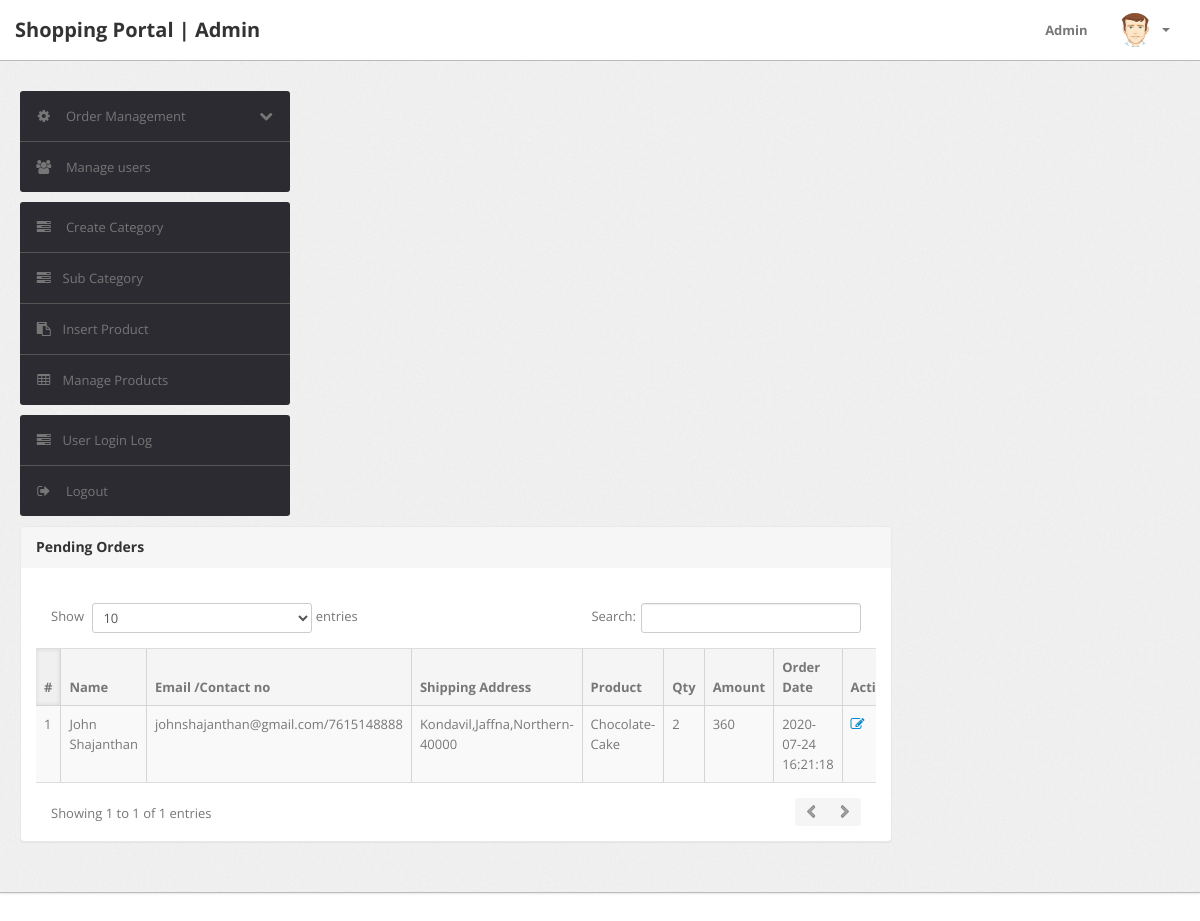
/admin/pending-orders.php (signed in), run on the app's committed database.
### tables this page shows
CREATE TABLE `orders` (
  `id` int(11) NOT NULL,
  `userId` int(11) DEFAULT NULL,
  `productId` varchar(255) DEFAULT NULL,
  `quantity` int(11) DEFAULT NULL,
  `orderDate` timestamp NOT NULL DEFAULT CURRENT_TIMESTAMP,
  `paymentMethod` varchar(50) DEFAULT NULL,
  `orderStatus` varchar(55) DEFAULT NULL
);

CREATE TABLE `users` (
  `id` int(11) NOT NULL,
  `name` varchar(255) DEFAULT NULL,
  `email` varchar(255) DEFAULT NULL,
  `contactno` bigint(11) DEFAULT NULL,
  `password` varchar(255) DEFAULT NULL,
  `shippingAddress` longtext,
  `shippingState` varchar(255) DEFAULT NULL,
  `shippingCity` varchar(255) DEFAULT NULL,
  `shippingPincode` int(11) DEFAULT NULL,
  `billingAddress` longtext,
  `billingState` varchar(255) DEFAULT NULL,
  `billingCity` varchar(255) DEFAULT NULL,
  `billingPincode` int(11) DEFAULT NULL,
  `regDate` timestamp NOT NULL DEFAULT CURRENT_TIMESTAMP,
  `updationDate` varchar(255) DEFAULT NULL
);

CREATE TABLE `products` (
  `id` int(11) NOT NULL,
  `category` int(11) NOT NULL,
  `subCategory` int(11) DEFAULT NULL,
  `productName` varchar(255) DEFAULT NULL,
  `productCompany` varchar(255) DEFAULT NULL,
  `productPrice` int(11) DEFAULT NULL,
  `productPriceBeforeDiscount` int(11) DEFAULT NULL,
  `productDescription` longtext,
  `productImage1` varchar(255) DEFAULT NULL,
  `productImage2` varchar(255) DEFAULT NULL,
  `productImage3` varchar(255) DEFAULT NULL,
  `shippingCharge` int(11) DEFAULT NULL,
  `productAvailability` varchar(255) DEFAULT NULL,
  `postingDate` timestamp NULL DEFAULT CURRENT_TIMESTAMP,
  `updationDate` varchar(255) DEFAULT NULL
);

### admin/pending-orders.php (the view, shortened to what this page needs)
<?php
include('include/config.php');
if(strlen($_SESSION['alogin'])==0)
	{
header('location:index.php');
}
else{
?>
<!DOCTYPE html>
<html lang="en">
<head>
	<link type="text/css" href="bootstrap/css/bootstrap.min.css" rel="stylesheet">
	<link type="text/css" href="bootstrap/css/bootstrap-responsive.min.css" rel="stylesheet">
	<link type="text/css" href="css/theme.css" rel="stylesheet">
	<link type="text/css" href="images/icons/css/font-awesome.css" rel="stylesheet">
</head>
<body>
<?php include('include/header.php');?>
	<div class="wrapper">
		<div class="container-fluid">
			<div class="row">
<?php include('include/sidebar.php');?>
			<div class="span9">
					<div class="content">
	<div class="module" style="width:100%;">
							<div class="module-head">
								<h3>Pending Orders</h3>
							</div>
							<div class="module-body">
									<br />
								<table cellpadding="0" cellspacing="0" border="0" class="datatable-1 table table-bordered table-striped	 display table-responsive" >
									<thead>
										<tr>
											<th>#</th>
											<th> Name</th>
											<th>Email /Contact no</th>
											<th>Shipping Address</th>
											<th>Product </th>
											<th>Qty </th>
											<th>Amount </th>
											<th>Order Date</th>
											<th>Action</th>
										</tr>
									</thead>
<tbody>
<?php
$status='Delivered';
$query=mysqli_query($con,"select users.name as username,users.email as useremail,users.contactno as usercontact,users.shippingAddress as shippingaddress,users.shippingCity as shippingcity,users.shippingState as shippingstate,users.shippingPincode as shippingpincode,products.productName as productname,products.shippingCharge as shippingcharge,orders.quantity as quantity,orders.orderDate as orderdate,products.productPrice as productprice,orders.id as id  from orders join users on  orders.userId=users.id join products on products.id=orders.productId where orders.	orderStatus!='$status' or orders.orderStatus is null");
$cnt=1;
while($row=mysqli_fetch_array($query))
{
?>
										<tr>
											<td><?php echo htmlentities($cnt);?></td>
											<td><?php echo htmlentities($row['username']);?></td>
<td><?php echo htmlentities($row['useremail']);?>/<?php echo htmlentities($row['usercontact']);?></td>
<td><?php echo htmlentities($row['shippingaddress'].",".$row['shippingcity'].",".$row['shippingstate']."-".$row['shippingpincode']);?></td>
											<td><?php echo htmlentities($row['productname']);?></td>
											<td><?php echo htmlentities($row['quantity']);?></td>
											<td><?php echo htmlentities($row['quantity']*$row['productprice']+$row['shippingcharge']);?></td>
											<td><?php echo htmlentities($row['orderdate']);?></td>
											<td>   <a href="updateorder.php?oid=<?php echo htmlentities($row['id']);?>" title="Update order" target="_blank"><i class="icon-edit"></i></a>
											</td>
											</tr>
										<?php $cnt=$cnt+1; } ?>
										</tbody>
								</table>
							</div>
						</div>
					</div>
				</div>
			</div>
		</div>
	</div>
<?php include('include/footer.php');?>
</body>
<?php } ?>

### admin/css/theme.css (style rules this page uses)
body { font-size: 13px; font-family: 'Open Sans', Arial, sans-serif; background: #fff; color: #777 }
h1, h2, h3, h4, h5, h6 { color: #333; margin-top: 0 }
h3 { font-size: 20px }
.wrapper { background: url(../images/bg.png) #eee; border-bottom: 1px solid #bbb; -webkit-box-shadow: 0 1px 2px rgba(0,0,0,0.1); -moz-box-shadow: 0 1px 2px rgba(0,0,0,0.1); box-shadow: 0 1px 2px rgba(0,0,0,0.1); padding: 30px 0 }
body [class^="icon-"], body [class*=" icon-"] { font-size: 14px; line-height: 20px; height: 20px }
.module { background: #fff; -webkit-border-radius: 3px; -moz-border-radius: 3px; border-radius: 3px; border: 1px solid #ccc; border-bottom-color: #bbb; -webkit-box-shadow: 0 0 1px rgba(0,0,0,0.2); -moz-box-shadow: 0 0 1px rgba(0,0,0,0.2); box-shadow: 0 0 1px rgba(0,0,0,0.2); margin-bottom: 30px }
.table { margin-bottom: 0 }
.table th, .table td { border-color: #d5d5d5!important }
.table-bordered thead:first-child tr:first-child>th:first-child, .table-bordered tbody:first-child tr:first-child>td:first-child { -webkit-border-top-left-radius: 2px; -moz-border-radius-topleft: 2px; border-top-left-radius: 2px }
.table-bordered thead:first-child tr:first-child>th:last-child, .table-bordered tbody:first-child tr:first-child>td:last-child { -webkit-border-top-right-radius: 2px; -moz-border-radius-topright: 2px; border-top-right-radius: 2px }
.table-bordered thead:last-child tr:last-child>th:first-child, .table-bordered tbody:last-child tr:last-child>td:first-child, .table-bordered tfoot:last-child tr:last-child>td:first-child { -webkit-border-bottom-left-radius: 2px; -moz-border-radius-bottomleft: 2px; border-bottom-left-radius: 2px }
.table-bordered thead:last-child tr:last-child>th:last-child, .table-bordered tbody:last-child tr:last-child>td:last-child, .table-bordered tfoot:last-child tr:last-child>td:last-child { -webkit-border-bottom-right-radius: 2px; -moz-border-radius-bottomright: 2px; border-bottom-right-radius: 2px }
.module { box-shadow: 0 0 3px rgba(0,0,0,.1); border-color: #e9e9e9; margin-bottom: 20px; background-color: #fff; border-radius: 4px; -webkit-box-shadow: 0 1px 1px rgba(0,0,0,.05); box-shadow: 0 1px 1px rgba(0,0,0,.05); }
.module-head { color: #767676; background-color: #f6f6f6; border-color: #e9e9e9; padding: 10px 15px; border-bottom: 1px solid transparent; border-top-right-radius: 3px; border-top-left-radius: 3px; }
.module-head h3 { font-size: 14px; line-height: 20px; height: 20px; margin: 0 }
.module-body { padding: 15px }
.dataTables_wrapper table th { background: #f5f5f5; cursor: pointer }
.dataTables_wrapper table th.sorting_asc, .dataTables_wrapper table th.sorting_desc { background: #f0f0f0; -webkit-box-shadow: 0 0 5px rgba(0,0,0,0.1) inset; -moz-box-shadow: 0 0 5px rgba(0,0,0,0.1) inset; box-shadow: 0 0 5px rgba(0,0,0,0.1) inset }
.dataTables_wrapper .table-bordered { -webkit-border-radius: 0; -moz-border-radius: 0; border-radius: 0; border-left: 0; border-right: 0 }
.dataTables_wrapper .table-bordered thead tr>th:first-child, .dataTables_wrapper .table-bordered tbody tr>td:first-child, .dataTables_wrapper .table-bordered tfoot tr>td:first-child, .dataTables_wrapper .table-bordered tfoot tr>th:first-child { border-left: 0 }
.dataTables_wrapper .table-bordered thead:first-child tr:first-child>th:first-child, .dataTables_wrapper .table-bordered tbody:first-child tr:first-child>td:first-child { -webkit-border-top-left-radius: 0; -moz-border-radius-topleft: 0; border-top-left-radius: 0 }
.dataTables_wrapper .table-bordered thead:first-child tr:first-child>th:last-child, .dataTables_wrapper .table-bordered tbody:first-child tr:first-child>td:last-child { -webkit-border-top-right-radius: 0; -moz-border-radius-topright: 0; border-top-right-radius: 0 }
.dataTables_wrapper .table-bordered thead:last-child tr:last-child>th:first-child, .dataTables_wrapper .table-bordered tbody:last-child tr:last-child>td:first-child, .dataTables_wrapper .table-bordered tfoot:last-child tr:last-child>td:first-child { -webkit-border-bottom-left-radius: 0; -moz-border-radius-bottomleft: 0; border-bottom-left-radius: 0 }
.dataTables_wrapper .table-bordered thead:last-child tr:last-child>th:last-child, .dataTables_wrapper .table-bordered tbody:last-child tr:last-child>td:last-child, .dataTables_wrapper .table-bordered tfoot:last-child tr:last-child>td:last-child { -webkit-border-bottom-right-radius: 0; -moz-border-radius-bottomright: 0; border-bottom-right-radius: 0 }

### data on the page
orders: userId.name "John Shajanthan", userId.email "johnshajanthan@gmail.com", userId.contactno "7615148888", userId.shippingPincode "Kondavil,Jaffna,Northern-40000", productId.productName "Chocolate-Cake", quantity "2", $row['quantity']*$row['productprice']+$row['shippingcharge'] "360", orderDate "2020-07-24 16:21:18"
